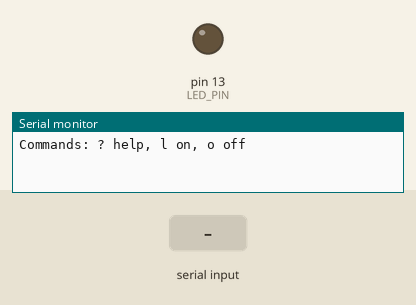
This sketch was run on a simulated Arduino Uno, built with avr-gcc and run on an emulated ATmega328P. Parts: output pins drawn as LEDs (lit = HIGH), the last lines printed to the serial monitor. Inputs (shaded band) come from the test bench.

Above: at 1.2 s.
1.3 s: "l" received over Serial
At 1.6 s:
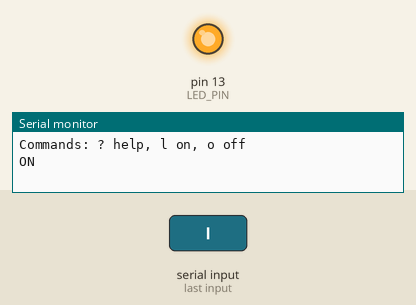
4.3 s: "o" received over Serial
At 5.1 s:
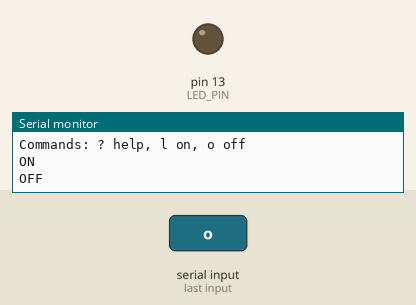
Timing chart, 0 to 7.3 s (numbered marks = the images above; inputs shaded):
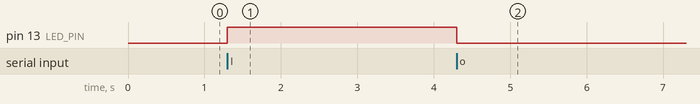

Measured:
- after the input at 1.3 s, pin 13 (LED_PIN): LOW → HIGH at once
- after the input at 4.3 s, pin 13 (LED_PIN): HIGH → LOW at once

The sketch:

serial_debug.ino
```cpp
//#define DEBUG 1

const uint8_t LED_PIN = 13;

void setup()
{
  pinMode(LED_PIN, OUTPUT);

  Serial.begin(9600);

  Serial.println(F("Commands: ? help, l on, o off"));
}

void loop()
{
  if (Serial.available())
  {
    char c = Serial.read();

    switch (c)
    {
      case '?':
        Serial.println(F("l=LED on, o=off"));
        break;

      case 'l':
        digitalWrite(LED_PIN, HIGH);
        Serial.println(F("ON"));
        break;

      case 'o':
        digitalWrite(LED_PIN, LOW);
        Serial.println(F("OFF"));
        break;

      default:
        Serial.println(F("Unknown"));
        break;
    }
  }

#if DEBUG
  static unsigned long last = 0;

  if (millis() - last > 2000)
  {
    last = millis();

    Serial.print(F("uptime_ms="));
    Serial.println(millis());
  }
#endif
}
```
